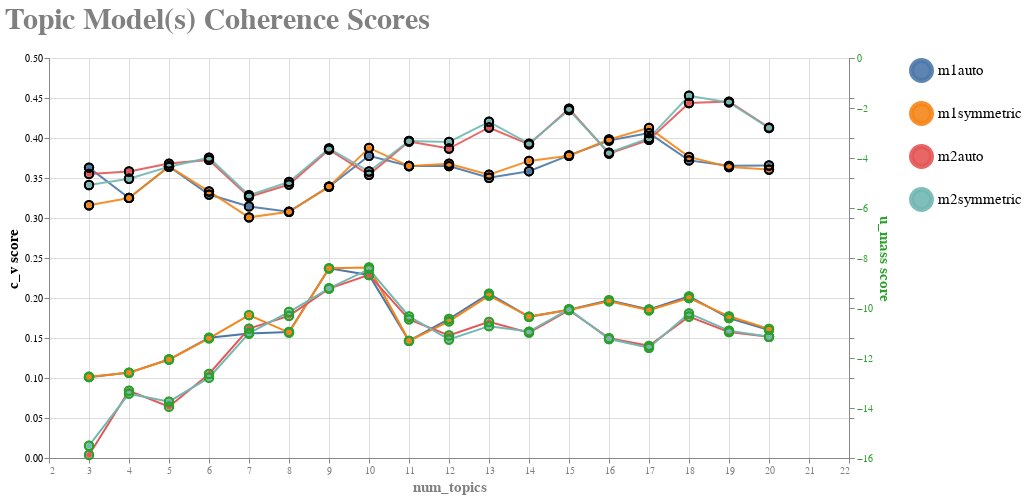

Source (notebook cell):
### Code cell
coherence_chart

### Figure 1 — Vega-Lite specification as saved in the notebook (floating-point values rounded to 4 significant figures)
{"config": {"view": {"continuousWidth": 300, "continuousHeight": 300}, "axis": {"titleFont": "Courier", "titleFontSize": 15}, "axisBottom": {"labelColor": "gray", "titleColor": "gray", "titleFont": "Courier"}, "axisLeft": {"labelColor": "black", "titleColor": "black", "titleFont": "Courier"}, "axisRight": {"labelColor": "#2ca02c", "titleColor": "#2ca02c", "titleFont": "Courier"}, "legend": {"labelFont": "Courier", "labelFontSize": 15, "labelOverlap": false, "symbolSize": 400, "symbolStrokeWidth": 5, "title": null, "titleFontSize": 15}, "title": {"anchor": "start", "color": "gray", "font": "Courier", "fontSize": 30}}, "layer": [{"mark": {"type": "line"}, "encoding": {"color": {"field": "model_name", "type": "nominal"}}, "transform": [{"fold": ["c_v", "u_mass"], "as": ["Measure", "Value"]}]}, {"mark": {"type": "line", "opacity": 0.9, "point": true}, "encoding": {"color": {"field": "model_name", "type": "nominal"}, "tooltip": [{"field": "c_v", "type": "quantitative"}, {"field": "model_name", "type": "nominal"}, {"field": "num_topics", "type": "quantitative"}], "x": {"field": "num_topics", "type": "quantitative"}, "y": {"field": "c_v", "title": "c_v score", "type": "quantitative"}}, "transform": [{"fold": ["c_v", "u_mass"], "as": ["Measure", "Value"]}]}, {"mark": {"type": "line", "opacity": 1, "point": true}, "encoding": {"color": {"field": "model_name", "type": "nominal"}, "tooltip": [{"field": "u_mass", "type": "quantitative"}, {"field": "model_name", "type": "nominal"}, {"field": "num_topics", "type": "quantitative"}], "x": {"field": "num_topics", "type": "quantitative"}, "y": {"field": "u_mass", "title": "u_mass score", "type": "quantitative"}}, "transform": [{"fold": ["c_v", "u_mass"], "as": ["Measure", "Value"]}]}, {"mark": {"type": "circle", "fillOpacity": 0, "size": 70, "stroke": "#2ca02c"}, "encoding": {"color": {"field": "model_name", "type": "nominal"}, "tooltip": [{"field": "u_mass", "type": "quantitative"}, {"field": "model_name", "type": "nominal"}, {"field": "num_topics", "type": "quantitative"}], "x": {"field": "num_topics", "type": "quantitative"}, "y": {"axis": {"labels": false}, "field": "u_mass", "title": "", "type": "quantitative"}}, "transform": [{"fold": ["c_v", "u_mass"], "as": ["Measure", "Value"]}]}, {"mark": {"type": "circle", "fillOpacity": 0, "size": 70, "stroke": "black"}, "encoding": {"color": {"field": "model_name", "type": "nominal"}, "tooltip": [{"field": "c_v", "type": "quantitative"}, {"field": "model_name", "type": "nominal"}, {"field": "num_topics", "type": "quantitative"}], "x": {"field": "num_topics", "scale": {"domain": [2, 20.9]}, "type": "quantitative"}, "y": {"axis": {"labels": false}, "field": "c_v", "title": "", "type": "quantitative"}}, "transform": [{"fold": ["c_v", "u_mass"], "as": ["Measure", "Value"]}]}], "data": {"name": "data-d0ab81952574ca709d08f6df5845bb0e"}, "height": 400, "resolve": {"scale": {"y": "independent"}}, "title": {"text": ["Topic Model(s) Coherence Scores"], "subtitle": [""]}, "width": 800, "$schema": "https://vega.github.io/schema/vega-lite/v5.8.0.json", "datasets": {"data-d0ab81952574ca709d08f6df5845bb0e": [{"c_v": 0.363, "u_mass": -12.77, "num_topics": 3, "alpha": "auto", "method": "m1", "model_name": "m1auto"}, {"c_v": 0.3159, "u_mass": -12.75, "num_topics": 3, "alpha": "symmetric", "method": "m1", "model_name": "m1symmetric"}, {"c_v": 0.3551, "u_mass": -15.88, "num_topics": 3, "alpha": "auto", "method": "m2", "model_name": "m2auto"}, {"c_v": 0.3413, "u_mass": -15.51, "num_topics": 3, "alpha": "symmetric", "method": "m2", "model_name": "m2symmetric"}, {"c_v": 0.3251, "u_mass": -12.58, "num_topics": 4, "alpha": "auto", "method": "m1", "model_name": "m1auto"}, {"c_v": 0.3251, "u_mass": -12.59, "num_topics": 4, "alpha": "symmetric", "method": "m1", "model_name": "m1symmetric"}, {"c_v": 0.3581, "u_mass": -13.31, "num_topics": 4, "alpha": "auto", "method": "m2", "model_name": "m2auto"}, {"c_v": 0.3491, "u_mass": -13.43, "num_topics": 4, "alpha": "symmetric", "method": "m2", "model_name": "m2symmetric"}, {"c_v": 0.3645, "u_mass": -12.06, "num_topics": 5, "alpha": "auto", "method": "m1", "model_name": "m1auto"}, {"c_v": 0.3645, "u_mass": -12.06, "num_topics": 5, "alpha": "symmetric", "method": "m1", "model_name": "m1symmetric"}, {"c_v": 0.368, "u_mass": -13.95, "num_topics": 5, "alpha": "auto", "method": "m2", "model_name": "m2auto"}, {"c_v": 0.364, "u_mass": -13.74, "num_topics": 5, "alpha": "symmetric", "method": "m2", "model_name": "m2symmetric"}, {"c_v": 0.3293, "u_mass": -11.19, "num_topics": 6, "alpha": "auto", "method": "m1", "model_name": "m1auto"}, {"c_v": 0.3332, "u_mass": -11.22, "num_topics": 6, "alpha": "symmetric", "method": "m1", "model_name": "m1symmetric"}, {"c_v": 0.3726, "u_mass": -12.64, "num_topics": 6, "alpha": "auto", "method": "m2", "model_name": "m2auto"}, {"c_v": 0.3754, "u_mass": -12.79, "num_topics": 6, "alpha": "symmetric", "method": "m2", "model_name": "m2symmetric"}, {"c_v": 0.3145, "u_mass": -11.02, "num_topics": 7, "alpha": "auto", "method": "m1", "model_name": "m1auto"}, {"c_v": 0.3008, "u_mass": -10.28, "num_topics": 7, "alpha": "symmetric", "method": "m1", "model_name": "m1symmetric"}, {"c_v": 0.3265, "u_mass": -10.82, "num_topics": 7, "alpha": "auto", "method": "m2", "model_name": "m2auto"}, {"c_v": 0.3285, "u_mass": -11.01, "num_topics": 7, "alpha": "symmetric", "method": "m2", "model_name": "m2symmetric"}, {"c_v": 0.3079, "u_mass": -10.96, "num_topics": 8, "alpha": "auto", "method": "m1", "model_name": "m1auto"}, {"c_v": 0.3077, "u_mass": -10.98, "num_topics": 8, "alpha": "symmetric", "method": "m1", "model_name": "m1symmetric"}, {"c_v": 0.3419, "u_mass": -10.31, "num_topics": 8, "alpha": "auto", "method": "m2", "model_name": "m2auto"}, {"c_v": 0.3451, "u_mass": -10.16, "num_topics": 8, "alpha": "symmetric", "method": "m2", "model_name": "m2symmetric"}, {"c_v": 0.3392, "u_mass": -8.415, "num_topics": 9, "alpha": "auto", "method": "m1", "model_name": "m1auto"}, {"c_v": 0.3392, "u_mass": -8.414, "num_topics": 9, "alpha": "symmetric", "method": "m1", "model_name": "m1symmetric"}, {"c_v": 0.3855, "u_mass": -9.223, "num_topics": 9, "alpha": "auto", "method": "m2", "model_name": "m2auto"}, {"c_v": 0.3869, "u_mass": -9.212, "num_topics": 9, "alpha": "symmetric", "method": "m2", "model_name": "m2symmetric"}, {"c_v": 0.3777, "u_mass": -8.679, "num_topics": 10, "alpha": "auto", "method": "m1", "model_name": "m1auto"}, {"c_v": 0.3877, "u_mass": -8.38, "num_topics": 10, "alpha": "symmetric", "method": "m1", "model_name": "m1symmetric"}, {"c_v": 0.3541, "u_mass": -8.676, "num_topics": 10, "alpha": "auto", "method": "m2", "model_name": "m2auto"}, {"c_v": 0.3581, "u_mass": -8.447, "num_topics": 10, "alpha": "symmetric", "method": "m2", "model_name": "m2symmetric"}, {"c_v": 0.3649, "u_mass": -11.31, "num_topics": 11, "alpha": "auto", "method": "m1", "model_name": "m1auto"}, {"c_v": 0.3649, "u_mass": -11.31, "num_topics": 11, "alpha": "symmetric", "method": "m1", "model_name": "m1symmetric"}, {"c_v": 0.3956, "u_mass": -10.45, "num_topics": 11, "alpha": "auto", "method": "m2", "model_name": "m2auto"}, {"c_v": 0.3962, "u_mass": -10.34, "num_topics": 11, "alpha": "symmetric", "method": "m2", "model_name": "m2symmetric"}, {"c_v": 0.3649, "u_mass": -10.44, "num_topics": 12, "alpha": "auto", "method": "m1", "model_name": "m1auto"}, {"c_v": 0.3678, "u_mass": -10.54, "num_topics": 12, "alpha": "symmetric", "method": "m1", "model_name": "m1symmetric"}, {"c_v": 0.3868, "u_mass": -11.1, "num_topics": 12, "alpha": "auto", "method": "m2", "model_name": "m2auto"}, {"c_v": 0.3951, "u_mass": -11.26, "num_topics": 12, "alpha": "symmetric", "method": "m2", "model_name": "m2symmetric"}, {"c_v": 0.3503, "u_mass": -9.423, "num_topics": 13, "alpha": "auto", "method": "m1", "model_name": "m1auto"}, {"c_v": 0.3541, "u_mass": -9.502, "num_topics": 13, "alpha": "symmetric", "method": "m1", "model_name": "m1symmetric"}, {"c_v": 0.4131, "u_mass": -10.55, "num_topics": 13, "alpha": "auto", "method": "m2", "model_name": "m2auto"}, {"c_v": 0.4203, "u_mass": -10.73, "num_topics": 13, "alpha": "symmetric", "method": "m2", "model_name": "m2symmetric"}, {"c_v": 0.3585, "u_mass": -10.35, "num_topics": 14, "alpha": "auto", "method": "m1", "model_name": "m1auto"}, {"c_v": 0.3713, "u_mass": -10.34, "num_topics": 14, "alpha": "symmetric", "method": "m1", "model_name": "m1symmetric"}, {"c_v": 0.392, "u_mass": -10.99, "num_topics": 14, "alpha": "auto", "method": "m2", "model_name": "m2auto"}, {"c_v": 0.393, "u_mass": -10.94, "num_topics": 14, "alpha": "symmetric", "method": "m2", "model_name": "m2symmetric"}, {"c_v": 0.3783, "u_mass": -10.07, "num_topics": 15, "alpha": "auto", "method": "m1", "model_name": "m1auto"}, {"c_v": 0.3778, "u_mass": -10.08, "num_topics": 15, "alpha": "symmetric", "method": "m1", "model_name": "m1symmetric"}, {"c_v": 0.4366, "u_mass": -10.08, "num_topics": 15, "alpha": "auto", "method": "m2", "model_name": "m2auto"}, {"c_v": 0.435, "u_mass": -10.05, "num_topics": 15, "alpha": "symmetric", "method": "m2", "model_name": "m2symmetric"}, {"c_v": 0.3968, "u_mass": -9.687, "num_topics": 16, "alpha": "auto", "method": "m1", "model_name": "m1auto"}, {"c_v": 0.3981, "u_mass": -9.736, "num_topics": 16, "alpha": "symmetric", "method": "m1", "model_name": "m1symmetric"}, {"c_v": 0.3807, "u_mass": -11.21, "num_topics": 16, "alpha": "auto", "method": "m2", "model_name": "m2auto"}, {"c_v": 0.3815, "u_mass": -11.24, "num_topics": 16, "alpha": "symmetric", "method": "m2", "model_name": "m2symmetric"}, {"c_v": 0.4061, "u_mass": -10.06, "num_topics": 17, "alpha": "auto", "method": "m1", "model_name": "m1auto"}, {"c_v": 0.4126, "u_mass": -10.09, "num_topics": 17, "alpha": "symmetric", "method": "m1", "model_name": "m1symmetric"}, {"c_v": 0.3976, "u_mass": -11.51, "num_topics": 17, "alpha": "auto", "method": "m2", "model_name": "m2auto"}, {"c_v": 0.3997, "u_mass": -11.59, "num_topics": 17, "alpha": "symmetric", "method": "m2", "model_name": "m2symmetric"}, {"c_v": 0.372, "u_mass": -9.537, "num_topics": 18, "alpha": "auto", "method": "m1", "model_name": "m1auto"}, {"c_v": 0.3764, "u_mass": -9.599, "num_topics": 18, "alpha": "symmetric", "method": "m1", "model_name": "m1symmetric"}, {"c_v": 0.4437, "u_mass": -10.34, "num_topics": 18, "alpha": "auto", "method": "m2", "model_name": "m2auto"}, {"c_v": 0.4529, "u_mass": -10.21, "num_topics": 18, "alpha": "symmetric", "method": "m2", "model_name": "m2symmetric"}, {"c_v": 0.3652, "u_mass": -10.4, "num_topics": 19, "alpha": "auto", "method": "m1", "model_name": "m1auto"}, {"c_v": 0.3637, "u_mass": -10.33, "num_topics": 19, "alpha": "symmetric", "method": "m1", "model_name": "m1symmetric"}, {"c_v": 0.4455, "u_mass": -10.96, "num_topics": 19, "alpha": "auto", "method": "m2", "model_name": "m2auto"}, {"c_v": 0.4445, "u_mass": -10.91, "num_topics": 19, "alpha": "symmetric", "method": "m2", "model_name": "m2symmetric"}, {"c_v": 0.3657, "u_mass": -10.88, "num_topics": 20, "alpha": "auto", "method": "m1", "model_name": "m1auto"}, {"c_v": 0.3605, "u_mass": -10.83, "num_topics": 20, "alpha": "symmetric", "method": "m1", "model_name": "m1symmetric"}, {"c_v": 0.4129, "u_mass": -11.15, "num_topics": 20, "alpha": "auto", "method": "m2", "model_name": "m2auto"}, {"c_v": 0.4126, "u_mass": -11.15, "num_topics": 20, "alpha": "symmetric", "method": "m2", "model_name": "m2symmetric"}]}}
